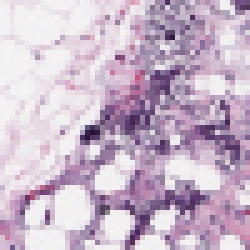
#> input picture image_processing/8916_idx5_x751_y1551_class0.png, 50 x 50 px (shown 5 times larger)
$ jupyter execute ip_morphology.ipynb
#> lines starting #> are read from the running program, lines starting #| are printed output that depends on the picture
[cell 1]
# import the necessary packages
from matplotlib import pyplot as plt
import argparse
import cv2

[cell 2]
def plt_imshow(title, image):
	# convert the image frame BGR to RGB color space and display it
	image = cv2.cvtColor(image, cv2.COLOR_BGR2RGB)
	plt.imshow(image)
	plt.title(title)
	plt.grid(False)
	plt.show()

[cell 3]
# since we are using Jupyter Notebooks we can replace our argument
# parsing code with *hard coded* arguments and values
args = {
	"image": "8916_idx5_x751_y1551_class0.png"
}

[cell 4]
# load the image, convert it to grayscale, and display it to our
# screen
image = cv2.imread(args["image"])
#> image is the input picture: shape (50, 50, 3); mean B, G, R 201.6, 182.3, 200.8
gray = cv2.cvtColor(image, cv2.COLOR_BGR2GRAY)
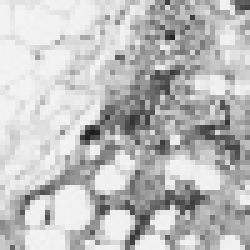
#> gray: shape (50, 50) (shown 5 times larger); min 28, max 245, mean 190
plt_imshow("Original", image)

# apply a series of erosions
for i in range(0, 3):
	eroded = cv2.erode(gray.copy(), None, iterations=i + 1)
	plt_imshow("Eroded {} times".format(i + 1), eroded)
#> this loop made 3 passes
#> pass 1, `eroded = cv2.erode(gray.copy(), None, iterations=i + 1)`:
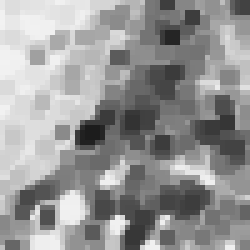
#> eroded: shape (50, 50) (shown 5 times larger); min 28, max 242, mean 150.3

[cell 5]
# display the original image
plt_imshow("Original", image)

# apply a series of dilations
for i in range(0, 3):
	dilated = cv2.dilate(gray.copy(), None, iterations=i + 1)
	plt_imshow("Dilated {} times".format(i + 1), dilated)
#> this loop made 3 passes
#> pass 1, `dilated = cv2.dilate(gray.copy(), None, iterations=i + 1)`:
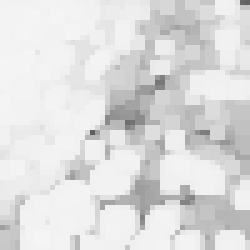
#> dilated: shape (50, 50) (shown 5 times larger); min 95, max 245, mean 222.2

[cell 6]
# close all windows to cleanup the screen, then initialize a list of
# of kernels sizes that will be applied to the image
plt_imshow("Original", image)
kernelSizes = [(3, 3), (5, 5), (7, 7)]

# loop over the kernels sizes
for kernelSize in kernelSizes:
	# construct a rectangular kernel from the current size and then
	# apply an "opening" operation
	kernel = cv2.getStructuringElement(cv2.MORPH_RECT, kernelSize)
	opening = cv2.morphologyEx(gray, cv2.MORPH_OPEN, kernel)
	plt_imshow("Opening: ({}, {})".format(
		kernelSize[0], kernelSize[1]), opening)
#> this loop made 3 passes
#> pass 1, `opening = cv2.morphologyEx(gray, cv2.MORPH_OPEN, kernel)`:
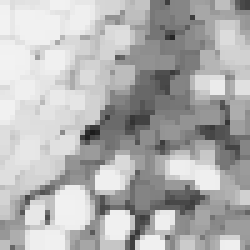
#> opening: shape (50, 50) (shown 5 times larger); min 28, max 242, mean 177.4
#> pass 2, `opening = cv2.morphologyEx(gray, cv2.MORPH_OPEN, kernel)`:
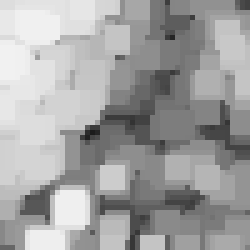
#> opening: shape (50, 50) (shown 5 times larger); min 28, max 241, mean 162.5

[cell 7]
# display the original image
plt_imshow("Original", image)

# loop over the kernels sizes again
for kernelSize in kernelSizes:
	# construct a rectangular kernel form the current size, but this
	# time apply a "closing" operation
	kernel = cv2.getStructuringElement(cv2.MORPH_RECT, kernelSize)
	closing = cv2.morphologyEx(gray, cv2.MORPH_CLOSE, kernel)
	plt_imshow("Closing: ({}, {})".format(
		kernelSize[0], kernelSize[1]), closing)
#> this loop made 3 passes
#> kernel on pass 1: [[1, 1, 1], [1, 1, 1], [1, 1, 1]]
#> pass 2, `closing = cv2.morphologyEx(gray, cv2.MORPH_CLOSE, kernel)`:
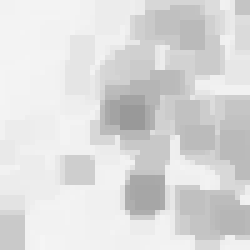
#> closing: shape (50, 50) (shown 5 times larger); min 153, max 245, mean 219.6

[cell 8]
# display the original image
plt_imshow("Original", image)

# loop over the kernels a final time
for kernelSize in kernelSizes:
	# construct a rectangular kernel and apply a "morphological
	# gradient" operation to the image
	kernel = cv2.getStructuringElement(cv2.MORPH_RECT, kernelSize)
	gradient = cv2.morphologyEx(gray, cv2.MORPH_GRADIENT, kernel)
	plt_imshow("Gradient: ({}, {})".format(
		kernelSize[0], kernelSize[1]), gradient)
#> this loop made 3 passes
#> pass 1, `gradient = cv2.morphologyEx(gray, cv2.MORPH_GRADIENT, kernel)`:
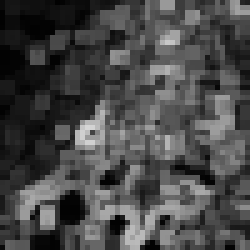
#> gradient: shape (50, 50) (shown 5 times larger); min 1, max 215, mean 72
#> pass 2, `gradient = cv2.morphologyEx(gray, cv2.MORPH_GRADIENT, kernel)`:
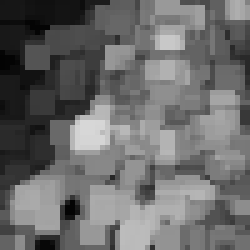
#> gradient: shape (50, 50) (shown 5 times larger); min 3, max 215, mean 107.1

[cell 9]
# since we are using Jupyter Notebooks we can replace our argument
# parsing code with *hard coded* arguments and values
args = {
	"image": "8916_idx5_x751_y1551_class0.png"
}

[cell 10]
import cv2
# load the image and convert it to grayscale
image = cv2.imread(args["image"])
gray = cv2.cvtColor(image, cv2.COLOR_BGR2GRAY)

# construct a rectangular kernel (13x5) and apply a blackhat
# operation which enables us to find dark regions on a light
# background
rectKernel = cv2.getStructuringElement(cv2.MORPH_RECT, (13, 5))
blackhat = cv2.morphologyEx(gray, cv2.MORPH_BLACKHAT, rectKernel)
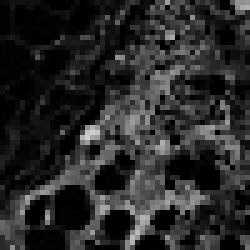
#> blackhat: shape (50, 50) (shown 5 times larger); min 0, max 207, mean 40.9

[cell 11]
# similarly, a tophat (also called a "whitehat") operation will
# enable us to find light regions on a dark background
tophat = cv2.morphologyEx(gray, cv2.MORPH_TOPHAT, rectKernel)
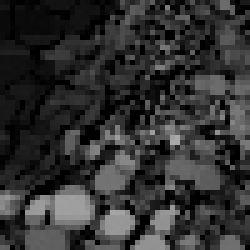
#> tophat: shape (50, 50) (shown 5 times larger); min 0, max 170, mean 49.7

# show the output images
plt_imshow("Original", image)
plt_imshow("Blackhat", blackhat)
plt_imshow("Tophat", tophat)
